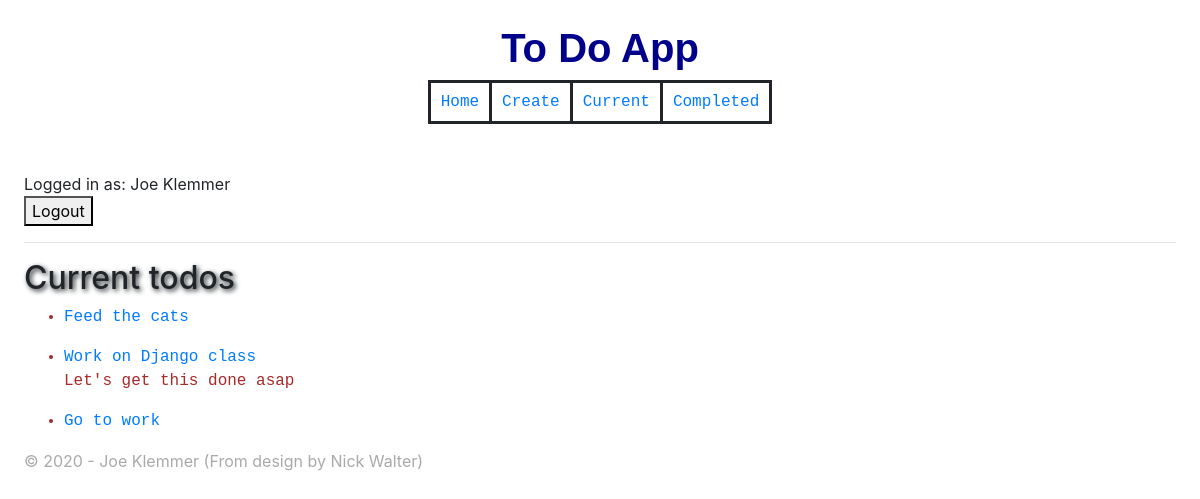
/current/ (signed in), run on an earlier commit of the app's database.
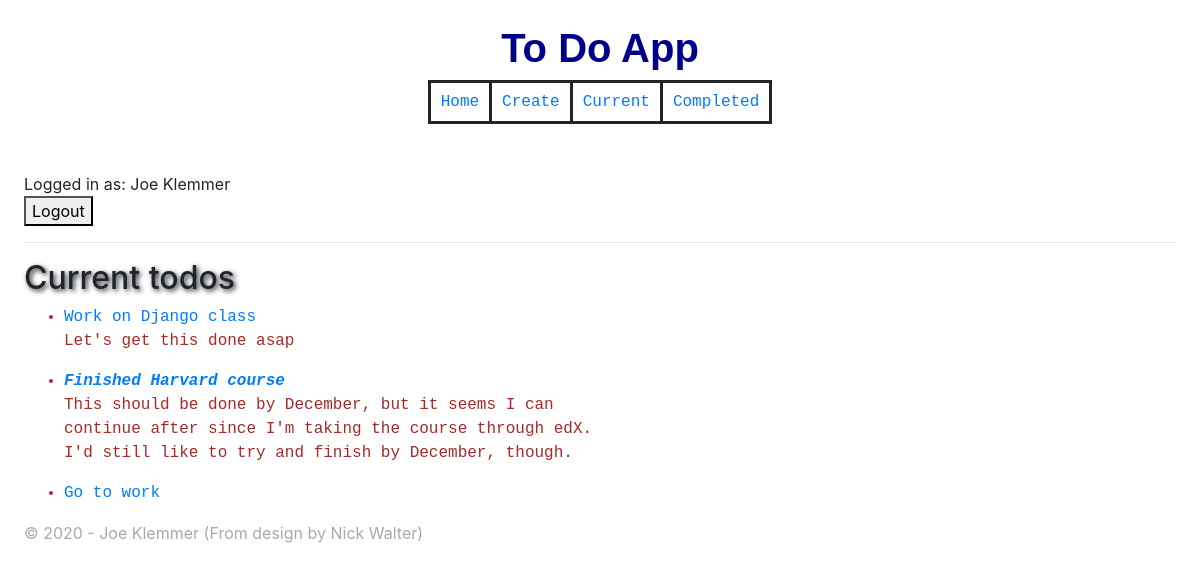
And on a later commit of the database.
### todo/models.py (models this page shows, shortened)
class Todo(models.Model):
    title = models.CharField(max_length=100)
    memo = models.TextField(blank=True)
    created = models.DateTimeField(auto_now_add=True)
    datecompleted = models.DateTimeField(null=True, blank=True)
    important = models.BooleanField(default=False)
    user = models.ForeignKey(User, on_delete=models.CASCADE)

### todo/views.py (the view)
# urls.py: path('current/', views.currenttodos, name='currenttodos'),
@login_required
def currenttodos(request):
    todos = Todo.objects.filter(datecompleted__isnull=True, user=request.user)
    return render(request, 'todo/currenttodos.html',
                        {'todos':todos})

### todo/templates/todo/currenttodos.html
{% extends 'todo/base.html' %}
{% block content %}
<h2>Current todos</h2>
<ul>
  {% for todo in todos %}
  <li>
    <a href="{% url 'viewtodo' todo.id %}">
      {% if todo.important %}<b><i>{% endif %}
        {{ todo.title }}
      {% if todo.important %}</i></b>{% endif %}
    </a>
    <blockquote class="wrp">{% if todo.memo %} {{ todo.memo }}{% endif %}</blockquote>
  </li>
  {% endfor %}
</ul>
{% endblock %}

What changed in the data, as far as the page shows it:
no longer on this page (row edited): Todo: title "Feed the cats"
now on this page (row edited): Todo: title "Finished Harvard course", memo "This should be done by December, but it seems I can continue after since I'm taking the course through edX. I'd still like to try and finish by December, though."
